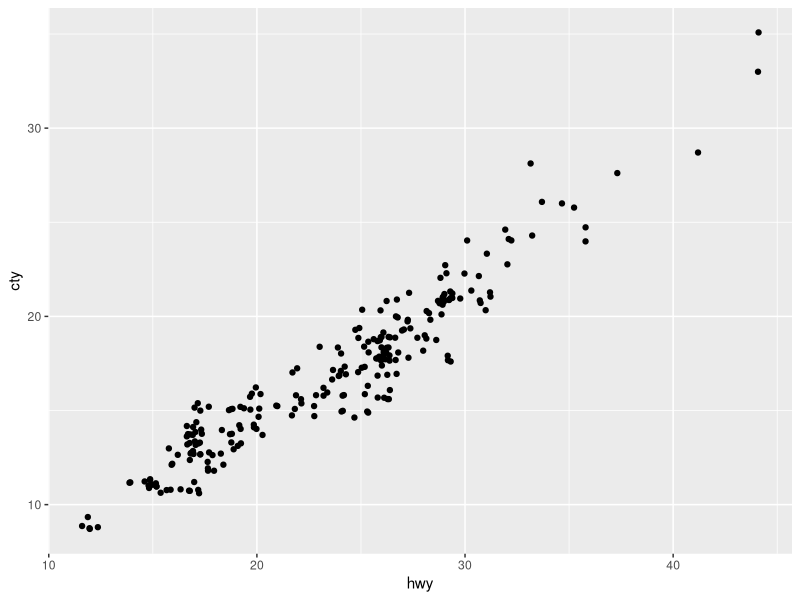

This figure's R source:
## ---- chunk 1
if(Sys.getenv("USERNAME") == "filse" ) .libPaths("D:/R-library4") 
## ---- chunk 2
library(ggplot2)
mpg |>
  ggplot(aes(hwy, cty)) +
  geom_jitter()
